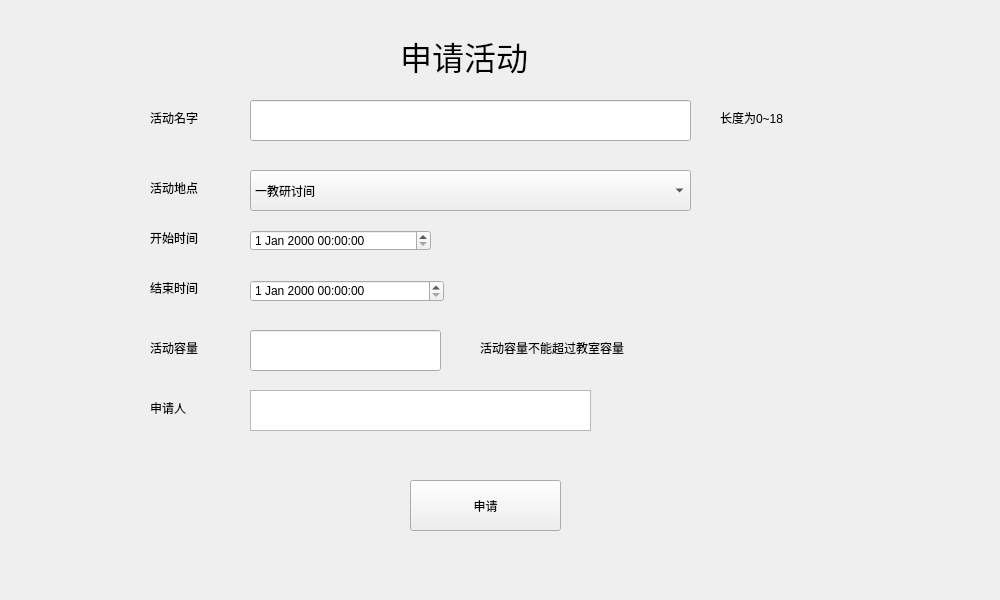
<?xml version="1.0" encoding="UTF-8"?>
<ui version="4.0">
 <class>apply</class>
 <widget class="QWidget" name="apply">
  <property name="geometry">
   <rect>
    <x>0</x>
    <y>0</y>
    <width>1000</width>
    <height>600</height>
   </rect>
  </property>
  <property name="minimumSize">
   <size>
    <width>1000</width>
    <height>600</height>
   </size>
  </property>
  <property name="maximumSize">
   <size>
    <width>1000</width>
    <height>600</height>
   </size>
  </property>
  <property name="windowTitle">
   <string>Form</string>
  </property>
  <widget class="QLabel" name="MainLabel">
   <property name="geometry">
    <rect>
     <x>400</x>
     <y>20</y>
     <width>181</width>
     <height>71</height>
    </rect>
   </property>
   <property name="font">
    <font>
     <pointsize>24</pointsize>
    </font>
   </property>
   <property name="text">
    <string>申请活动</string>
   </property>
  </widget>
  <widget class="QLabel" name="NameLabel">
   <property name="geometry">
    <rect>
     <x>150</x>
     <y>110</y>
     <width>72</width>
     <height>15</height>
    </rect>
   </property>
   <property name="text">
    <string>活动名字</string>
   </property>
  </widget>
  <widget class="QLineEdit" name="NameEdit">
   <property name="geometry">
    <rect>
     <x>250</x>
     <y>100</y>
     <width>441</width>
     <height>41</height>
    </rect>
   </property>
  </widget>
  <widget class="QLabel" name="NameTip">
   <property name="geometry">
    <rect>
     <x>720</x>
     <y>110</y>
     <width>101</width>
     <height>16</height>
    </rect>
   </property>
   <property name="text">
    <string>长度为0~18</string>
   </property>
  </widget>
  <widget class="QLabel" name="PlaceLabel">
   <property name="geometry">
    <rect>
     <x>150</x>
     <y>180</y>
     <width>72</width>
     <height>15</height>
    </rect>
   </property>
   <property name="text">
    <string>活动地点</string>
   </property>
  </widget>
  <widget class="QDateTimeEdit" name="StartDate">
   <property name="geometry">
    <rect>
     <x>250</x>
     <y>230</y>
     <width>181</width>
     <height>21</height>
    </rect>
   </property>
  </widget>
  <widget class="QLabel" name="StartLabel">
   <property name="geometry">
    <rect>
     <x>150</x>
     <y>230</y>
     <width>72</width>
     <height>15</height>
    </rect>
   </property>
   <property name="text">
    <string>开始时间</string>
   </property>
  </widget>
  <widget class="QDateTimeEdit" name="EndDate">
   <property name="geometry">
    <rect>
     <x>250</x>
     <y>280</y>
     <width>194</width>
     <height>22</height>
    </rect>
   </property>
  </widget>
  <widget class="QLabel" name="EndLabel">
   <property name="geometry">
    <rect>
     <x>150</x>
     <y>280</y>
     <width>72</width>
     <height>15</height>
    </rect>
   </property>
   <property name="text">
    <string>结束时间</string>
   </property>
  </widget>
  <widget class="QLabel" name="CapacityLabel">
   <property name="geometry">
    <rect>
     <x>150</x>
     <y>340</y>
     <width>72</width>
     <height>15</height>
    </rect>
   </property>
   <property name="text">
    <string>活动容量</string>
   </property>
  </widget>
  <widget class="QLineEdit" name="CapacityEdit">
   <property name="geometry">
    <rect>
     <x>250</x>
     <y>330</y>
     <width>191</width>
     <height>41</height>
    </rect>
   </property>
  </widget>
  <widget class="QPushButton" name="ApplyButton">
   <property name="geometry">
    <rect>
     <x>410</x>
     <y>480</y>
     <width>151</width>
     <height>51</height>
    </rect>
   </property>
   <property name="text">
    <string>申请</string>
   </property>
  </widget>
  <widget class="QComboBox" name="PlaceComboBox">
   <property name="geometry">
    <rect>
     <x>250</x>
     <y>170</y>
     <width>441</width>
     <height>41</height>
    </rect>
   </property>
   <item>
    <property name="text">
     <string>一教研讨间</string>
    </property>
   </item>
   <item>
    <property name="text">
     <string>二教研讨间</string>
    </property>
   </item>
   <item>
    <property name="text">
     <string>三教研讨间</string>
    </property>
   </item>
   <item>
    <property name="text">
     <string>四教研讨间</string>
    </property>
   </item>
   <item>
    <property name="text">
     <string>五教研讨间</string>
    </property>
   </item>
   <item>
    <property name="text">
     <string>六教研讨间</string>
    </property>
   </item>
  </widget>
  <widget class="QLabel" name="CapacityTip">
   <property name="geometry">
    <rect>
     <x>480</x>
     <y>340</y>
     <width>231</width>
     <height>16</height>
    </rect>
   </property>
   <property name="text">
    <string>活动容量不能超过教室容量</string>
   </property>
  </widget>
  <widget class="QLabel" name="StudentLabel">
   <property name="geometry">
    <rect>
     <x>150</x>
     <y>400</y>
     <width>72</width>
     <height>15</height>
    </rect>
   </property>
   <property name="text">
    <string>申请人</string>
   </property>
  </widget>
  <widget class="QTextBrowser" name="StudentMessage">
   <property name="geometry">
    <rect>
     <x>250</x>
     <y>390</y>
     <width>341</width>
     <height>41</height>
    </rect>
   </property>
  </widget>
 </widget>
 <resources/>
 <connections/>
</ui>
